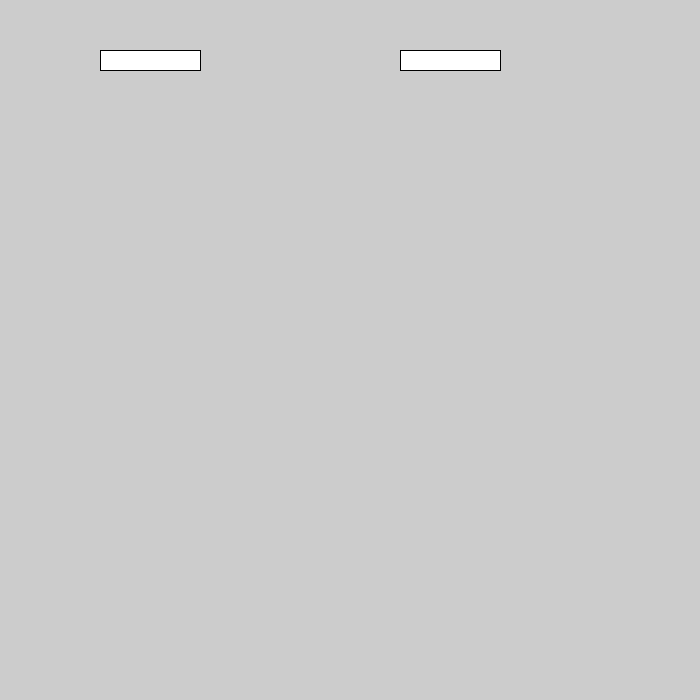
Frame 1 (no input)
Frame 60 (the mouse pressed at the canvas centre just before this capture): identical to frame 1, image omitted
Frame 120 (the mouse held since frame 60 and released just before this capture): identical to frame 1, image omitted

The Processing sketch that drew this single still picture (run headless with seeded random() and noise(); from frame 60 on, the mouse is pressed at the canvas centre):

// Processing sketch: yeux_traits
// ── yeux_traits.pde
void setup() {
  size(700, 700);
}

void draw() {
  
 rect(100, 50, 100, 20);
 
 rect(400, 50, 100, 20);


}
